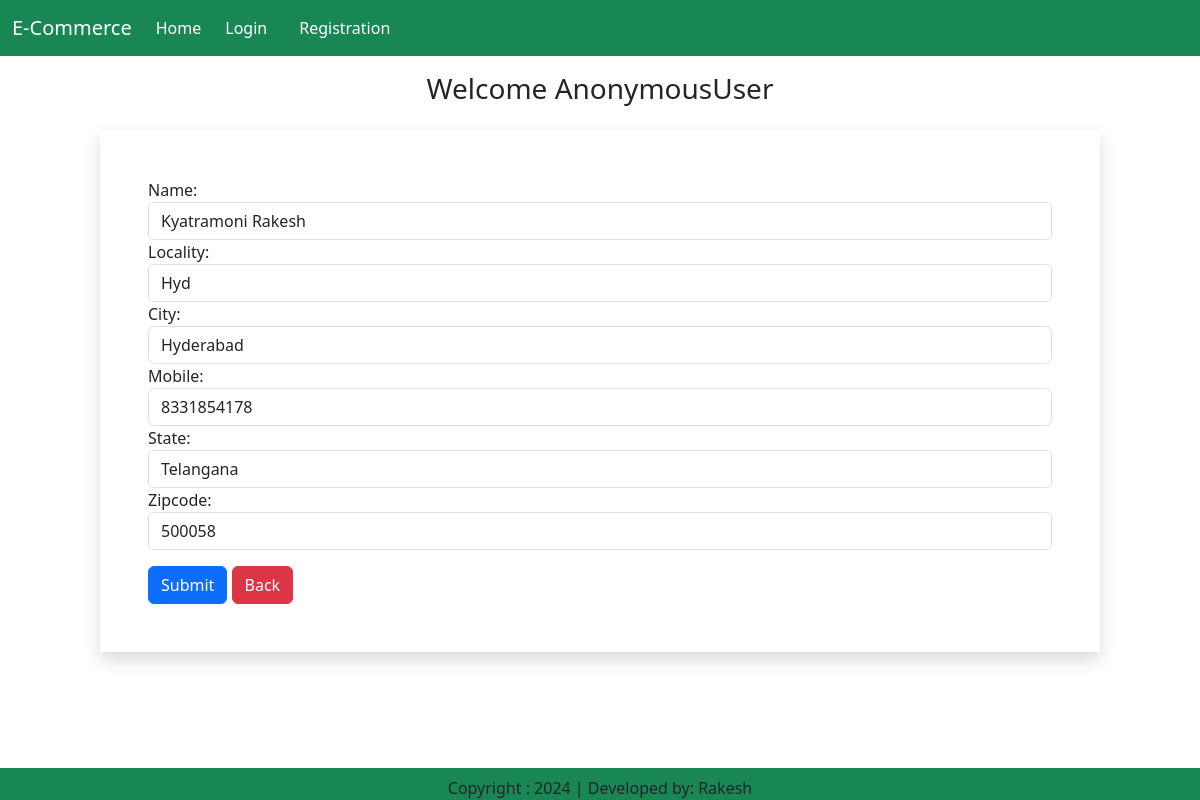
Page /updateaddress/1 on the committed database.
### EcApp/models.py (models this page shows, shortened)
class Customer(models.Model):
    user = models.ForeignKey(User, on_delete=models.CASCADE)
    name = models.CharField(max_length=200)
    locality = models.CharField(max_length=200)
    city = models.CharField(max_length=50)
    mobile = models.IntegerField(default=0)
    zipcode = models.IntegerField()
    state = models.CharField(choices=STATE_CHOICES, max_length=100)

### EcApp/views.py (the view, shortened to what this page needs)
class UpdateAddress(View):
    def get(self,request,pk):
        add = Customer.objects.get(pk=pk)
        form = CustomerProfileForm(instance=add)
        return render(request,'updateaddress.html',locals())

### EcApp/forms.py
class CustomerProfileForm(forms.ModelForm):
    class Meta:
        model = Customer
        fields = ['name', 'locality', 'city', 'mobile', 'state', 'zipcode']
        widgets = {
            'name': forms.TextInput(attrs={'class': 'form-control'}),
            'locality': forms.TextInput(attrs={'class': 'form-control'}),
            'city': forms.TextInput(attrs={'class': 'form-control'}),
            'mobile': forms.NumberInput(attrs={'class': 'form-control'}),
            'state': forms.Select(attrs={'class': 'form-control'}),
            'zipcode': forms.NumberInput(attrs={'class': 'form-control'}),
}

### EcApp/templates/updateaddress.html (shortened to what this page needs)
    {% extends 'base.html' %}
    {% load static %}
    {% block main-content %}
    <div class="container my-3">
        <div class="row">
            <h3 style="text-align: center">Welcome <span class="text-capitalize">{{ request.user }}</span></h3>
        </div>
    </div>
    <div class="col-sm-10 offset-sm-1">
        <form action="" method="post" novalidate class="shadow p-5">
            {% for field in form %}
            <div class="form-group">
                {{ field.label_tag }} {{ field }} <small class="text-danger">{{ field.errors|striptags }}</small>
            </div>
            {% endfor %}
            <div class="col-12 mt-3">
                <button type="submit" class="btn btn-primary">Submit</button>
                <a href="{% url 'address' %}" type="button" class="btn btn-danger">Back</a>
            </div>
        </form><br><br>
    </div>
{% endblock main-content %}

### rows in the picture
Customer: form "Kyatramoni Rakesh" "Hyd" "Hyderabad" "8331854178" "Telangana" "500058"

### other values in the picture
{{ request.user }} "AnonymousUser"
{{ field.label_tag }} "Name:" "Locality:" "City:" "Mobile:" "State:" "Zipcode:"
